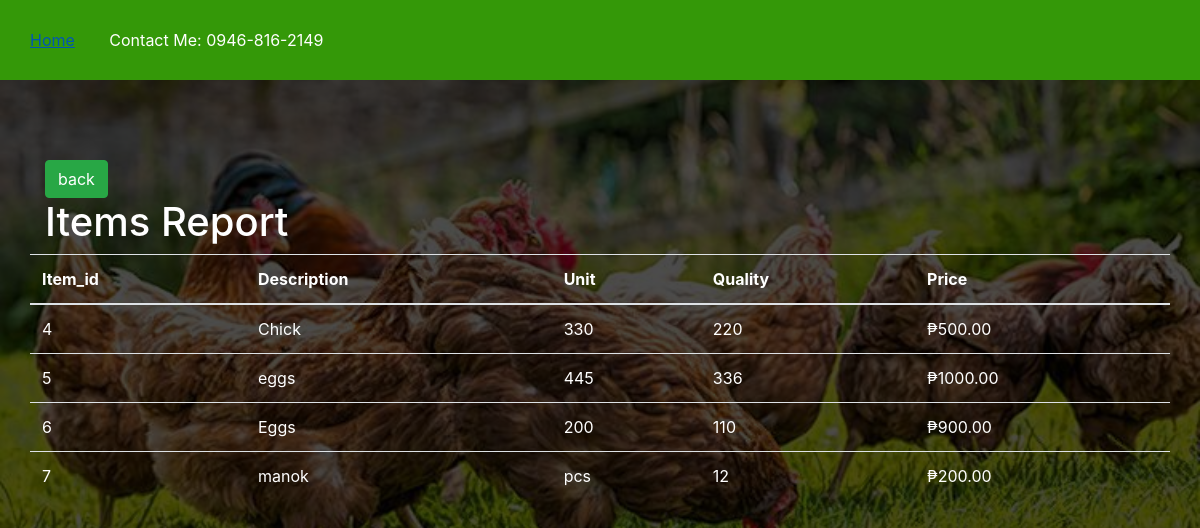
Page /itemreport.php (signed in) on the committed database.
### tables this page shows
CREATE TABLE `item` (
  `id` int(100) NOT NULL,
  `userid` int(100) DEFAULT NULL,
  `description` varchar(100) DEFAULT NULL,
  `unit` varchar(100) DEFAULT NULL,
  `quality` varchar(100) DEFAULT NULL,
  `price` decimal(10,2) DEFAULT NULL
);

### itemreport.php (the view, shortened to what this page needs)
<!DOCTYPE html>
<html>
<head>
	<link rel="stylesheet" type="text/css" href="Css1/style.css">
	<link rel="stylesheet" type="text/css" href="Css1/side.css">
	<link rel="stylesheet" type="text/js" href="javascript/java.js">
	<link rel="stylesheet" href="bootstrap/css/bootstrap.min.css">
</head>
<body>
<div id="main">
			<nav>
				<ul>
					<li><a href="index.php">Home</a></li>
					<li>Contact Me: 0946-816-2149</li>
				</ul>
			</nav>
	</div>
<?php require_once 'process3.php';?>
	<div class="container">
	<?php
		$mysqli = new mysqli('localhost','root','','registration') or die(mysqli_error($mysqli));
		$username= $_SESSION["username"];
		$result=$mysqli->query("select id from users where username='$username'") or die($mysqli->error);
		if(@count($result)==1)
		{
			$row=$result->fetch_array();
			$userid=$row['id'];
		}
		$result = $mysqli->query("SELECT * FROM item where userid='$userid'") or die($mysqli->error);
		?>
		<a href="index1.php"class="btn btn-success">back</a>
		<h1 class="text-white">Items Report</h1>
		<div class="row justify-content-center">
		<br><br><br>
			<table class="table">
				<thead>
					<tr class="text-white">
						<th>Item_id</th>
						<th>Description</th>
						<th>Unit</th>
						<th>Quality</th>
						<th>Price</th>
					</tr>
				</thead>
				<?php
					while($row=$result->fetch_assoc()):?>
						<tr class="text-white">
							<td><?php echo $row['id']?></td>
							<td><?php echo $row['description']?></td>
							<td><?php echo $row['unit']?></td>
							<td><?php echo $row['quality']?></td>
							<td>₱<?php echo $row['price']?></td>
						</tr>
						<?php endwhile;?>
			</table>
		</div>
	<br><br>
</body>
</html>

### Css1/style.css (style rules this page uses)
body { overflow-x: hidden; }

### Css1/side.css (style rules this page uses)
* { margin:0px; padding:0px; }
body { font-size:120%; background:#F8F8FF; background-image:linear-gradient(rgba(0,0,0,0.7),rgba(0,0,0,0.7)), url("../Image chicken/b.jpg"); background-size:cover; }
#main { width:100%; height:20vh; }
nav { width:100%; height:80px; background-color:#349808; line-height:80px; }
nav ul { float:left; margin-right:30px; }
nav ul li { list-style-type: none; display:inline-block; transition:0.8s all; color:#fff }
nav ul li a { text-decoration:none; color:#fff; padding:30px; }
.btn { padding:10px; font-size:15px; color:white; background:#349808; border:none; border-radius:5px; }

### rows in the picture
item: id "4", description "Chick", unit "330", quality "220", price "500.00"
item: id "5", description "eggs", unit "445", quality "336", price "1000.00"
item: id "6", description "Eggs", unit "200", quality "110", price "900.00"
item: id "7", description "manok", unit "pcs", quality "12", price "200.00"
